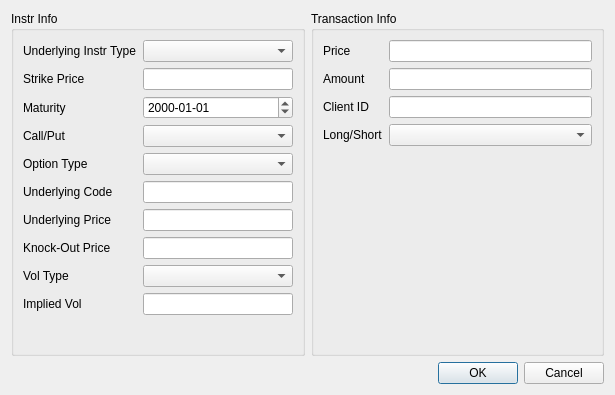
<?xml version="1.0" encoding="UTF-8"?>
<ui version="4.0">
 <class>addOrderDialog</class>
 <widget class="QDialog" name="addOrderDialog">
  <property name="geometry">
   <rect>
    <x>0</x>
    <y>0</y>
    <width>615</width>
    <height>395</height>
   </rect>
  </property>
  <property name="windowTitle">
   <string>Dialog</string>
  </property>
  <layout class="QVBoxLayout" name="verticalLayout">
   <item>
    <layout class="QHBoxLayout" name="horizontalLayout">
     <item>
      <widget class="QGroupBox" name="groupBox">
       <property name="title">
        <string>Instr Info</string>
       </property>
       <layout class="QVBoxLayout" name="verticalLayout_2">
        <item>
         <layout class="QFormLayout" name="formLayout">
          <item row="0" column="0">
           <widget class="QLabel" name="underlyingInstrTypeLabel">
            <property name="text">
             <string>Underlying Instr Type</string>
            </property>
           </widget>
          </item>
          <item row="1" column="0">
           <widget class="QLabel" name="strikePriceLabel">
            <property name="text">
             <string>Strike Price</string>
            </property>
           </widget>
          </item>
          <item row="1" column="1">
           <widget class="QLineEdit" name="strikePriceLineEdit"/>
          </item>
          <item row="2" column="0">
           <widget class="QLabel" name="maturityLabel">
            <property name="text">
             <string>Maturity</string>
            </property>
           </widget>
          </item>
          <item row="3" column="0">
           <widget class="QLabel" name="callPutLabel">
            <property name="text">
             <string>Call/Put</string>
            </property>
           </widget>
          </item>
          <item row="3" column="1">
           <widget class="QComboBox" name="callPutComboBox"/>
          </item>
          <item row="4" column="0">
           <widget class="QLabel" name="optionTypeLabel">
            <property name="text">
             <string>Option Type</string>
            </property>
           </widget>
          </item>
          <item row="4" column="1">
           <widget class="QComboBox" name="optionTypeComboBox"/>
          </item>
          <item row="0" column="1">
           <widget class="QComboBox" name="underlyingInstrTypeComboBox"/>
          </item>
          <item row="5" column="0">
           <widget class="QLabel" name="underlyingCodeLabel">
            <property name="text">
             <string>Underlying Code</string>
            </property>
           </widget>
          </item>
          <item row="5" column="1">
           <widget class="QLineEdit" name="underlyingCodeLineEdit"/>
          </item>
          <item row="6" column="0">
           <widget class="QLabel" name="underlyingPriceLabel">
            <property name="text">
             <string>Underlying Price</string>
            </property>
           </widget>
          </item>
          <item row="6" column="1">
           <widget class="QLineEdit" name="underlyingPriceLineEdit"/>
          </item>
          <item row="7" column="0">
           <widget class="QLabel" name="knockOutPriceLabel">
            <property name="text">
             <string>Knock-Out Price</string>
            </property>
           </widget>
          </item>
          <item row="7" column="1">
           <widget class="QLineEdit" name="knockOutPriceLineEdit"/>
          </item>
          <item row="2" column="1">
           <widget class="QDateEdit" name="maturityDateEdit">
            <property name="displayFormat">
             <string>yyyy-MM-dd</string>
            </property>
           </widget>
          </item>
          <item row="8" column="0">
           <widget class="QLabel" name="volTypeLabel">
            <property name="text">
             <string>Vol Type</string>
            </property>
           </widget>
          </item>
          <item row="8" column="1">
           <widget class="QComboBox" name="volTypeComboBox"/>
          </item>
          <item row="9" column="0">
           <widget class="QLabel" name="impliedVolLabel">
            <property name="text">
             <string>Implied Vol</string>
            </property>
           </widget>
          </item>
          <item row="9" column="1">
           <widget class="QLineEdit" name="impliedVolLineEdit"/>
          </item>
         </layout>
        </item>
       </layout>
      </widget>
     </item>
     <item>
      <widget class="QGroupBox" name="groupBox_2">
       <property name="title">
        <string>Transaction Info</string>
       </property>
       <layout class="QVBoxLayout" name="verticalLayout_3">
        <item>
         <layout class="QFormLayout" name="formLayout_2">
          <item row="0" column="0">
           <widget class="QLabel" name="priceLabel">
            <property name="text">
             <string>Price</string>
            </property>
           </widget>
          </item>
          <item row="0" column="1">
           <widget class="QLineEdit" name="priceLineEdit"/>
          </item>
          <item row="1" column="0">
           <widget class="QLabel" name="amountLabel">
            <property name="text">
             <string>Amount</string>
            </property>
           </widget>
          </item>
          <item row="1" column="1">
           <widget class="QLineEdit" name="amountLineEdit"/>
          </item>
          <item row="2" column="0">
           <widget class="QLabel" name="clientIDLabel">
            <property name="text">
             <string>Client ID</string>
            </property>
           </widget>
          </item>
          <item row="2" column="1">
           <widget class="QLineEdit" name="clientIDLineEdit"/>
          </item>
          <item row="3" column="0">
           <widget class="QLabel" name="longShortLabel">
            <property name="text">
             <string>Long/Short</string>
            </property>
           </widget>
          </item>
          <item row="3" column="1">
           <widget class="QComboBox" name="longShortComboBox"/>
          </item>
         </layout>
        </item>
       </layout>
      </widget>
     </item>
    </layout>
   </item>
   <item>
    <widget class="QDialogButtonBox" name="buttonBox">
     <property name="orientation">
      <enum>Qt::Horizontal</enum>
     </property>
     <property name="standardButtons">
      <set>QDialogButtonBox::Cancel|QDialogButtonBox::Ok</set>
     </property>
    </widget>
   </item>
  </layout>
 </widget>
 <resources/>
 <connections>
  <connection>
   <sender>buttonBox</sender>
   <signal>accepted()</signal>
   <receiver>addOrderDialog</receiver>
   <slot>accept()</slot>
   <hints>
    <hint type="sourcelabel">
     <x>248</x>
     <y>254</y>
    </hint>
    <hint type="destinationlabel">
     <x>157</x>
     <y>274</y>
    </hint>
   </hints>
  </connection>
  <connection>
   <sender>buttonBox</sender>
   <signal>rejected()</signal>
   <receiver>addOrderDialog</receiver>
   <slot>reject()</slot>
   <hints>
    <hint type="sourcelabel">
     <x>316</x>
     <y>260</y>
    </hint>
    <hint type="destinationlabel">
     <x>286</x>
     <y>274</y>
    </hint>
   </hints>
  </connection>
 </connections>
</ui>
